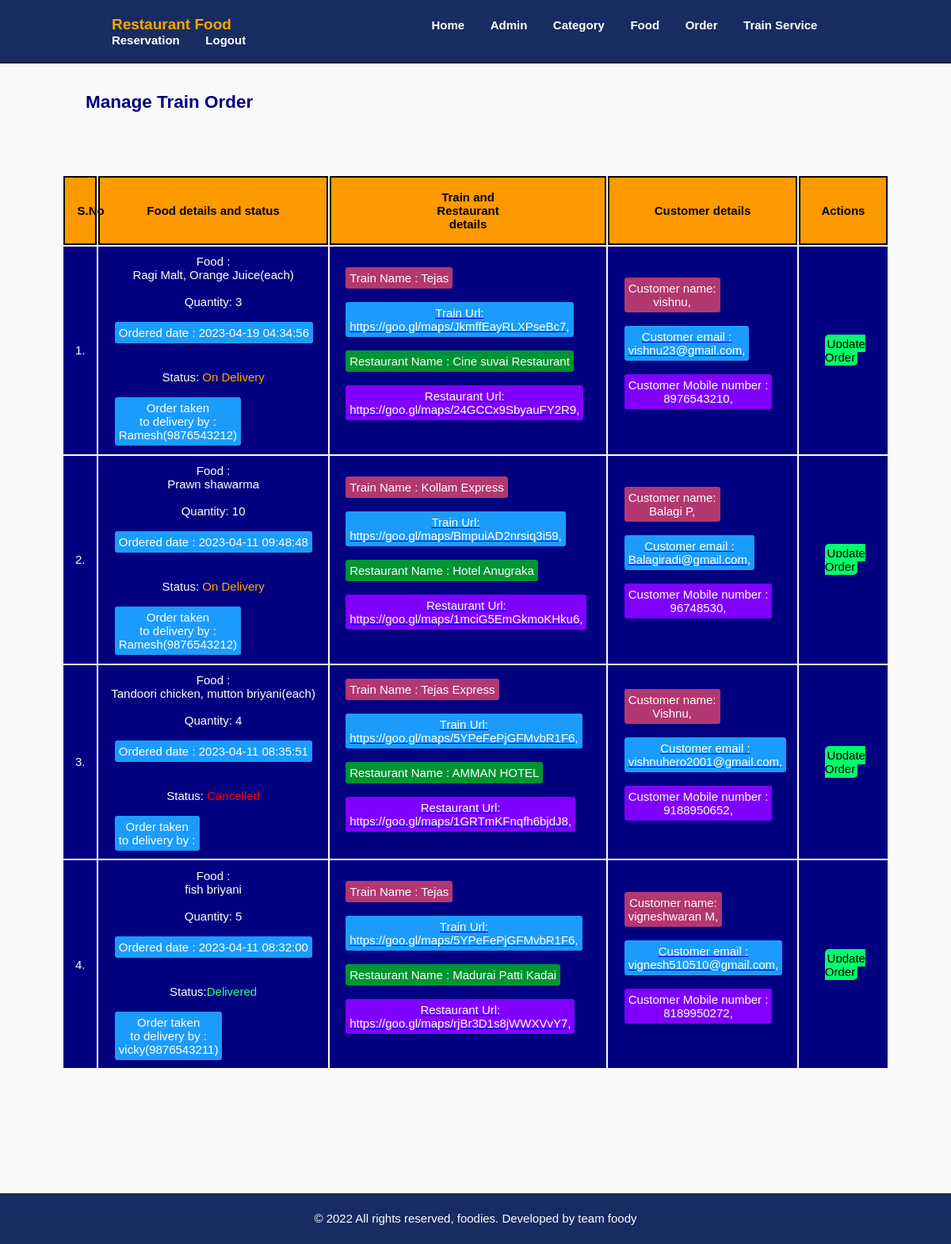
Page /Back-end/Restaurant-food/admin/manage-train.php (signed in) on the committed database.
### tables this page shows
CREATE TABLE `train_service` (
  `id` int(10) UNSIGNED NOT NULL,
  `food` varchar(200) NOT NULL,
  `qty` varchar(100) NOT NULL,
  `train_name` varchar(200) NOT NULL,
  `train_url` varchar(255) NOT NULL,
  `rest_name` varchar(200) NOT NULL,
  `rest_url` varchar(255) NOT NULL,
  `order_date` datetime NOT NULL,
  `cust_name` varchar(100) NOT NULL,
  `cust_email` varchar(200) NOT NULL,
  `cust_number` varchar(20) NOT NULL,
  `status` varchar(20) NOT NULL,
  `order_taken` varchar(255) NOT NULL
);

### Back-end/Restaurant-food/admin/manage-train.php (the view, shortened to what this page needs)
<?php include('partials/menu.php'); ?>
    <div class="main-content ">
<div class="wrapper">
   </div>
</div>
   <div class="main-content ">
    <div class="wrapper2">
    <h2 style="margin-left:30px; color:navy; font-weight:bold; margin-bottom:10px;">Manage Train  Order</h2>
                    <table class="tbl-full">
                        <tr>
                          <th>S.No</th>
                          <th>Food details and status</th>
                          <th>Train and <br>Restaurant<br>details</th>
                          <th>Customer details </th>
                          <th>Actions</th>
                          <?php
                           $sql = "SELECT * FROM train_service ORDER BY id DESC";
                           $res = mysqli_query($conn, $sql);
                           if($res==TRUE)
                           {
                            $count = mysqli_num_rows($res);
                            $sn=1;
                            if($count>0){
                               while($rows=mysqli_fetch_assoc($res)){
                                   $id=$rows['id'];
                                   $food=$rows['food'];
                                   $qty=$rows['qty'];
                                   $train_name=$rows['train_name'];
                                   $train_url=$rows['train_url'];
                                   $rest_name=$rows['rest_name'];
                                   $rest_url=$rows['rest_url'];
                                   $order_date=$rows['order_date'];
                                   $status=$rows['status'];
                                   $cust_name=$rows['cust_name'];
                                   $cust_email=$rows['cust_email'];
                                   $cust_number=$rows['cust_number'];
                                   $order_taken=$rows['order_taken'];
                                   ?>
                        </tr>
                        <tr>
                        <td><?php echo $sn++; ?>.</td>
                          <td>
                                <span><?php echo "Food :<br> ".$food; ?></span><br><br>
                                <span><?php echo "Quantity: ".$qty; ?></span><br><br>
                                <span><?php echo "<div class='f-details2'>Ordered date : ".$order_date."</div>"; ?>
                               <br><br>
                                <span>
                           <?php
                                     if($status==="Ordered"){
                                       echo "Status:<label style='color:#48dbfb;'> $status</label>";
                                     }
                                     elseif($status=="On Delivery"){
                                       echo "Status:<label style='color:#ffa801;'> $status</label>";
                                     }
                                     elseif($status=="Delivered"){
                                       echo "Status:<label style='color:#32ff7e;'>$status</label>";
                                     }
                                     elseif($status=="Cancelled"){
                                       echo "Status:<label style='color:red;'> $status</label>";
                                     }
                           ?></span><br><br>
                                   <span><?php echo "<div class='f-details2'>Order taken<br> to delivery by :<br> ".$order_taken."</div>"; ?>
                                 </td>
                          <td>
                                 <span><?php echo "<div class='f-details1'>Train Name : ".$train_name."</div>"; ?></span><br>
                                 <a href="<?php echo $train_url;?>"> <span><?php echo "<div class='f-details2'>Train Url: <br>".$train_url.",</div>"; ?></span></a><br>
                                <span><?php echo "<div class='f-details3'>Restaurant Name : ".$rest_name."</div>"; ?></span><br>
                                <a href="<?php echo $rest_url;?>"><span><?php echo "<div class='f-4'>Restaurant Url: <br>".$rest_url.",</div>"; ?></span></a><br>
                          </td>
                          <td><span><?php echo "<div class='f-details1'>Customer name: <br>".$cust_name.",</div>"; ?></span><br>
                          <a href="mailto:<?php echo $cust_email;?>"><span><?php echo "<div class='f-details2'>Customer email : <br>".$cust_email.",</div>"; ?><span></a> <br>
                                <span><?php echo "<div class='f-4'>Customer Mobile number : <br>".$cust_number.",</div>"; ?></span><br>
                           </td>
                           <td>
                           <span> <a href="<?php echo SITEURL; ?>Back-end/Restaurant-food/admin/update-train.php?id=<?php echo $id; ?>" class="btn-secondary1" >Update Order</a></span>
                           <?php
                           }
                        }
                        else
                         {
                           ?>
                             <tr>
                             <td>  <div class="error">No Order Placed    <strong>X</strong></div></td>
                              </tr>
                                 <?php
                                 }
                                }
                                else{
                                }
                               ?>
                        </td>
                        </tr>
                    </table>
                    </div>
   </div>
<div class="main-content ">
<div class="wrapper">
   </div>
</div>
<div class="main-content ">
<div class="wrapper">
   </div>
</div>
<div class="main-content ">
<div class="wrapper">
   </div>
</div>
<div class="main-content ">
<div class="wrapper">
   </div>
</div>
<div class="main-content ">
<div class="wrapper">
   </div>
</div>
<div class="main-content ">
<div class="wrapper">
   </div>
</div>
<?php include('partials/footer.php'); ?>

### Back-end/Restaurant-food/css/admin.css (style rules this page uses)
* { margin:0; padding:0; font-family:Arial, Helvetica, sans-serif; }
.wrapper { padding: 1%; width:80%; margin: 0 auto; }
.wrapper2 { padding: 1%; width:87%; margin: 0 auto; }
.main-content { background-color: var(--veryLightGray); }
:root { --red: hsl(0, 78%, 62%); --cyan: hsl(180, 62%, 55%); --orange: hsl(34, 97%, 64%); --blue: hsl(212, 86%, 64%); --varyDarkBlue: hsl(234, 12%, 34%); --grayishBlue: hsl(229, 6%, 66%); --veryLightGray: hsl(0, 0%, 98%); --weight1: 200; --weight2: 400; --weight3: 600; }
body { font-size: 15px; font-family: 'Poppins', sans-serif; background-color: var(--veryLightGray); }
h2 { color: var(--varyDarkBlue); font-weight: var(--weight3); }
.tbl-full { width:100%; }
table tr th { border:2px solid rgb(0, 0, 0); padding:1.5%; color: black; font-weight: bold; background-color:rgb(255, 153, 0); }
td { text-align: center; color:white; font-weight: 500; background-color:navy; padding: 1%; }
.btn-secondary1 { background-color:#00ff6a; padding: 3%; margin:5px; border-radius: 5px; color:rgb(0, 0, 0); font-weight: 500; text-decoration: none; }
.f-details1 { padding: 5px; background-color:#B33771; width:fit-content; color: white; margin-left:10px; border-radius: 3px; text-decoration: none; }
.f-details2 { padding: 5px; background-color:#1B9CFC; width:fit-content; color: white; margin-left:10px; border-radius: 3px; text-decoration: none; }
.f-details3 { padding: 5px; background-color:#009432; width:fit-content; color: white; margin-left:10px; border-radius: 3px; text-decoration: none; }
.f-4 { padding: 5px; background-color:rgb(128, 0, 255); width:fit-content; color: rgb(255, 255, 255); margin-left:10px; border-radius: 3px; text-decoration: none; }

### rows in the picture
train_service: food "Ragi Malt, Orange Juice(each)", qty "3", order_date "2023-04-19 04:34:56", status "On Delivery", order_taken "Ramesh(9876543212)", train_name "Tejas", train_url "https://goo.gl/maps/JkmffEayRLXPseBc7", rest_name "Cine suvai Restaurant", rest_url "https://goo.gl/maps/24GCCx9SbyauFY2R9", cust_name "vishnu", cust_email "vishnu23@gmail.com", cust_number "8976543210"
train_service: food "Prawn shawarma", qty "10", order_date "2023-04-11 09:48:48", status "On Delivery", order_taken "Ramesh(9876543212)", train_name "Kollam Express", train_url "https://goo.gl/maps/BmpuiAD2nrsiq3i59", rest_name "Hotel Anugraka", rest_url "https://goo.gl/maps/1mciG5EmGkmoKHku6", cust_name "Balagi P", cust_email "Balagiradi@gmail.com", cust_number "96748530"
train_service: food "Tandoori chicken, mutton briyani(each)", qty "4", order_date "2023-04-11 08:35:51", status "Cancelled", train_name "Tejas Express", train_url "https://goo.gl/maps/5YPeFePjGFMvbR1F6", rest_name "AMMAN HOTEL", rest_url "https://goo.gl/maps/1GRTmKFnqfh6bjdJ8", cust_name "Vishnu", cust_email "vishnuhero2001@gmail.com", cust_number "9188950652"
train_service: food "fish briyani", qty "5", order_date "2023-04-11 08:32:00", status "Delivered", order_taken "vicky(9876543211)", train_name "Tejas", train_url "https://goo.gl/maps/5YPeFePjGFMvbR1F6", rest_name "Madurai Patti Kadai", rest_url "https://goo.gl/maps/rjBr3D1s8jWWXVvY7", cust_name "vigneshwaran M", cust_email "vignesh510510@gmail.com", cust_number "8189950272"
